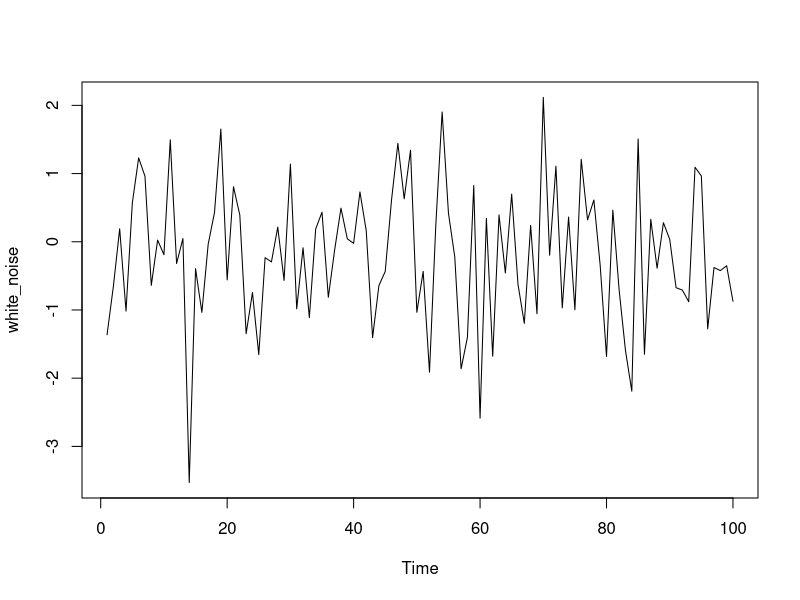
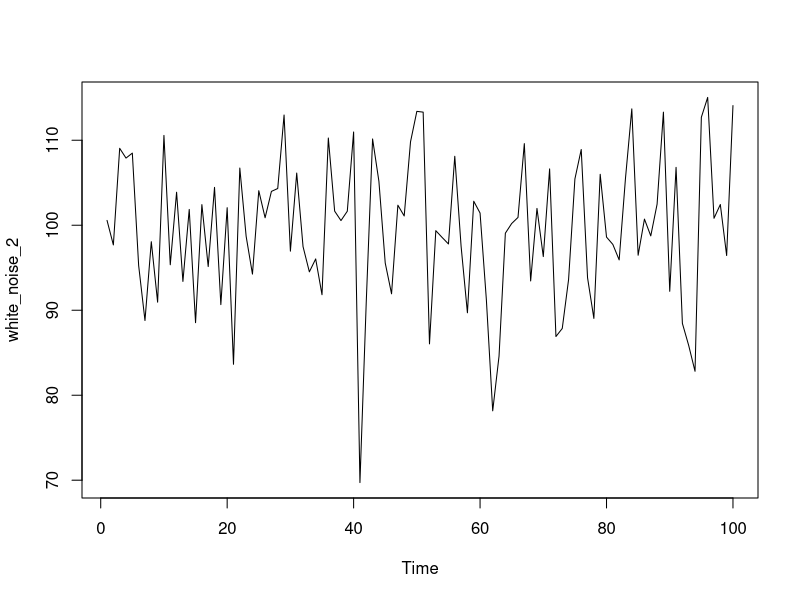

Source code (R) for these figures, in order: (Note: this script raises an error after producing the figures.)
# Simulate a WN model with list(order = c(0, 0, 0))
white_noise <- arima.sim(model = list(order = c(0, 0, 0)), n = 100)

# Plot your white_noise data
ts.plot(white_noise)

# Simulate from the WN model with: mean = 100, sd = 10
white_noise_2 <- arima.sim(model = list(order = c(0, 0, 0)), n = 100, mean = 100, sd = 10)

# Plot your white_noise_2 data
ts.plot(white_noise_2)

# Fit the WN model to y using the arima command
# Simulate a WN model with list(order = c(0, 0, 0))
arima(y, order = c(0, 0, 0))

# Calculate the sample mean and sample variance of y
mean(y)
var(y)

